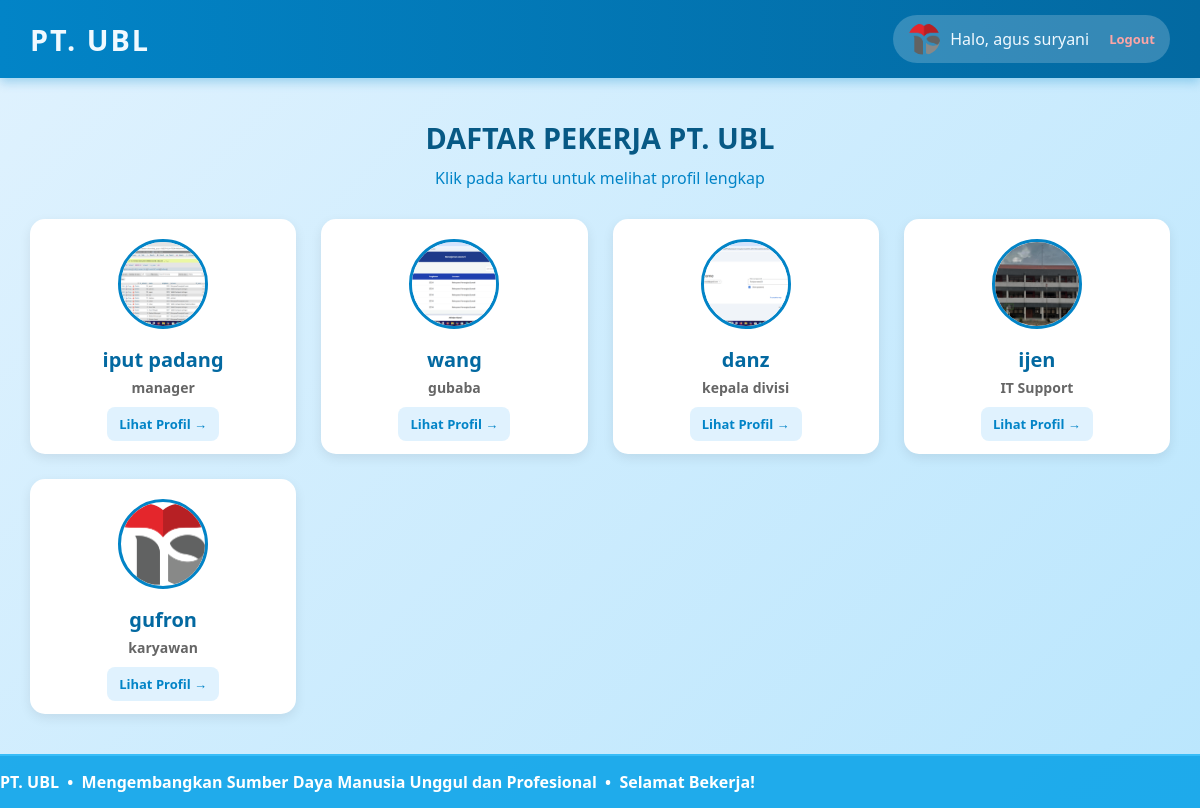
The app's page /aplikasi-pkl/dashboard-user.php (signed in) with its own data.
### tables this page shows
CREATE TABLE `pekerja` (
  `id` int(11) NOT NULL,
  `nama_pendek` varchar(50) NOT NULL,
  `nama_lengkap` varchar(100) NOT NULL,
  `role` varchar(50) NOT NULL,
  `alamat` varchar(255) NOT NULL,
  `email` varchar(100) NOT NULL,
  `password` varchar(255) NOT NULL,
  `no_telp` varchar(30) NOT NULL,
  `status` varchar(30) NOT NULL,
  `foto` text NOT NULL,
  `created_at` timestamp NOT NULL DEFAULT current_timestamp()
);

### aplikasi-pkl/dashboard-user.php (the view, shortened to what this page needs)
<?php
include 'koneksi.php';
$query = mysqli_query($conn, "SELECT * FROM pekerja ORDER BY id DESC");
?>
<!DOCTYPE html>
<html lang="id">
<head>
    <link rel="stylesheet" href="user.css">
</head>
<body>
    <div id="layar-beranda" class="layar aktif">
        <div class="navbar">
            <h1>PT. UBL</h1>
            <div class="user-profile">
                <?php if (!empty($_SESSION['user_foto'])): ?>
                    <img src="<?= htmlspecialchars($_SESSION['user_foto']); ?>" style="width: 32px; height: 32px; border-radius: 50%; object-fit: cover;">
                <?php endif; ?>
                <span>Halo, <?= htmlspecialchars($_SESSION['user_nama']); ?></span>
                <a href="user-logout.php" style="color: #fca5a5; text-decoration: none; font-size: 13px; margin-left: 10px; font-weight: bold;">Logout</a>
            </div>
        </div>
        <h3>DAFTAR PEKERJA PT. UBL</h3>
        <h4>Klik pada kartu untuk melihat profil lengkap</h4>
        <div class="card-container">
            <?php if (mysqli_num_rows($query) > 0) : ?>
                <?php while ($row = mysqli_fetch_assoc($query)) : ?>
                    <div class="card" onclick="bukaDetail(<?= htmlspecialchars(json_encode($row)); ?>)">
                        <img src="<?= htmlspecialchars($row['foto']); ?>" alt="Foto" onerror="this.src='https://via.placeholder.com/90';">
                        <h2><?= htmlspecialchars($row['nama_pendek']); ?></h2>
                        <div class="role"><?= htmlspecialchars($row['role']); ?></div>
                        <span class="klik-detail">Lihat Profil &rarr;</span>
                    </div>
                <?php endwhile; ?>
            <?php else : ?>
                <p style="text-align: center; grid-column: span 4; color: #64748b;">Belum ada data pekerja.</p>
            <?php endif; ?>
        </div>
        <div class="marquee">
            <p>PT. UBL &nbsp;&bull;&nbsp; Mengembangkan Sumber Daya Manusia Unggul dan Profesional &nbsp;&bull;&nbsp; Selamat Bekerja!</p>
        </div>
    </div>
</body>
</html>

### aplikasi-pkl/user.css (style rules this page uses)
* { margin: 0; padding: 0; box-sizing: border-box; font-family: 'Segoe UI', Tahoma, sans-serif; }
body { background: linear-gradient(135deg, #e0f2fe 0%, #bae6fd 100%); color: #0369a1; min-height: 100vh; overflow-x: hidden; }
.layar { display: none; width: 100%; min-height: 100vh; opacity: 0; transform: scale(0.95); transition: all 0.4s ease; }
.layar.aktif { display: flex; flex-direction: column; opacity: 1; transform: scale(1); }
.navbar { display: flex; justify-content: space-between; align-items: center; background: linear-gradient(90deg, #0284c7 0%, #0369a1 100%); padding: 15px 30px; box-shadow: 0 4px 10px rgba(2, 132, 199, 0.3); }
.navbar h1 { color: #f0f9ff; font-size: 1.8em; letter-spacing: 2px; }
.user-profile { display: flex; align-items: center; gap: 10px; color: #f0f9ff; font-weight: 500; background: rgba(255, 255, 255, 0.2); padding: 8px 15px; border-radius: 30px; }
h3 { text-align: center; margin-top: 40px; font-size: 1.8em; color: #075985; }
h4 { text-align: center; margin-top: 10px; font-weight: 500; color: #0284c7; margin-bottom: 30px; }
.card-container { display: grid; grid-template-columns: repeat(auto-fit, minmax(220px, 1fr)); gap: 25px; padding: 0 30px; max-width: 1200px; margin: 0 auto 40px auto; width: 100%; }
.card { background-color: #ffffff; padding: 20px; border-radius: 15px; box-shadow: 0 4px 12px rgba(0,0,0,0.08); text-align: center; cursor: pointer; transition: transform 0.3s ease; }
.card img { width: 90px; height: 90px; border-radius: 50%; object-fit: cover; margin-bottom: 12px; border: 3px solid #0284c7; }
.card h2 { font-size: 20px; color: #0369a1; }
.card .role { color: #666; font-size: 14px; margin: 5px 0 15px; font-weight: 600; }
.klik-detail { font-size: 13px; color: #0284c7; background: #e0f2fe; padding: 8px 12px; border-radius: 8px; font-weight: 600; }
.marquee { width: 100%; overflow: hidden; background: rgba(14, 165, 233, 0.9); color: #ffffff; padding: 15px 0; margin-top: auto; border-top: 2px solid #38bdf8; }
.marquee p { display: inline-block; white-space: nowrap; font-weight: 600; animation: berjalan 12s linear infinite; }

### records on screen
pekerja: foto (picture), nama_pendek "iput padang", role "manager"
pekerja: foto (picture), nama_pendek "wang", role "gubaba"
pekerja: foto (picture), nama_pendek "danz", role "kepala divisi"
pekerja: foto (picture), nama_pendek "ijen", role "IT Support"
pekerja: foto (picture), nama_pendek "gufron", role "karyawan"

### other values on screen
$_SESSION['user_nama'] "agus suryani"
